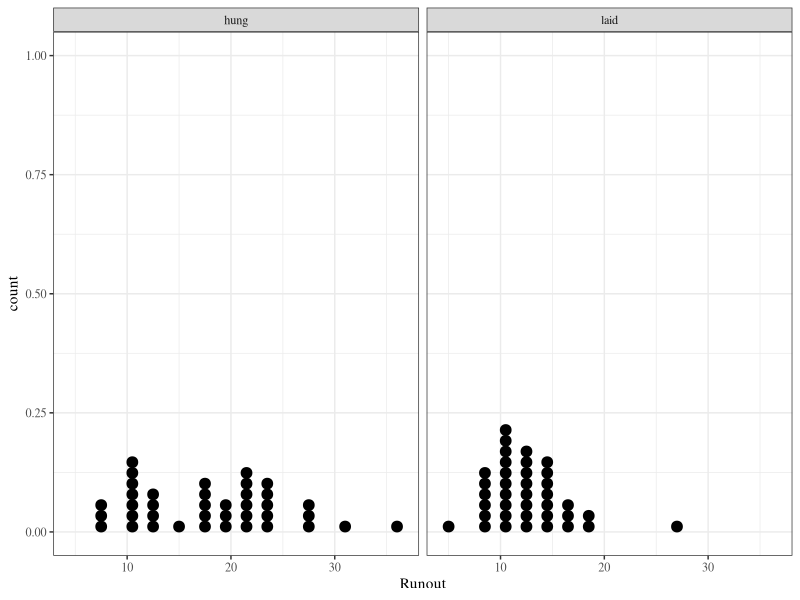
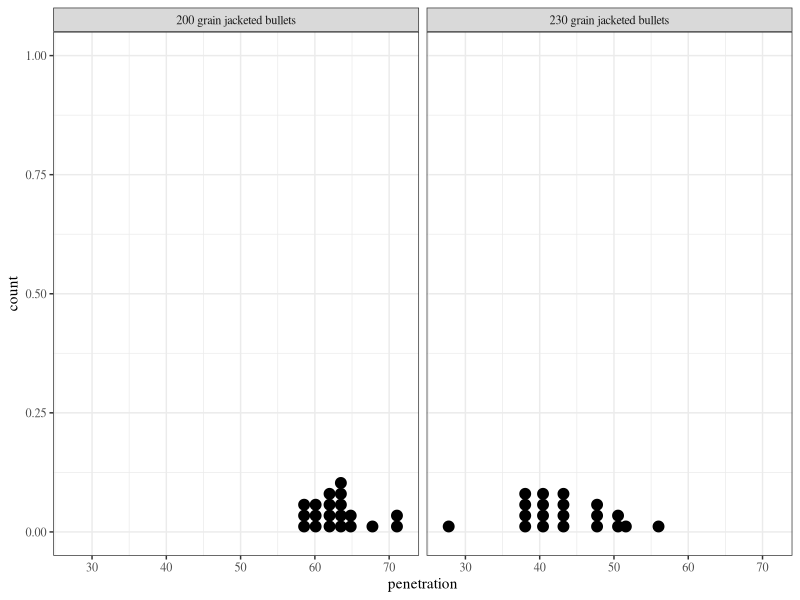
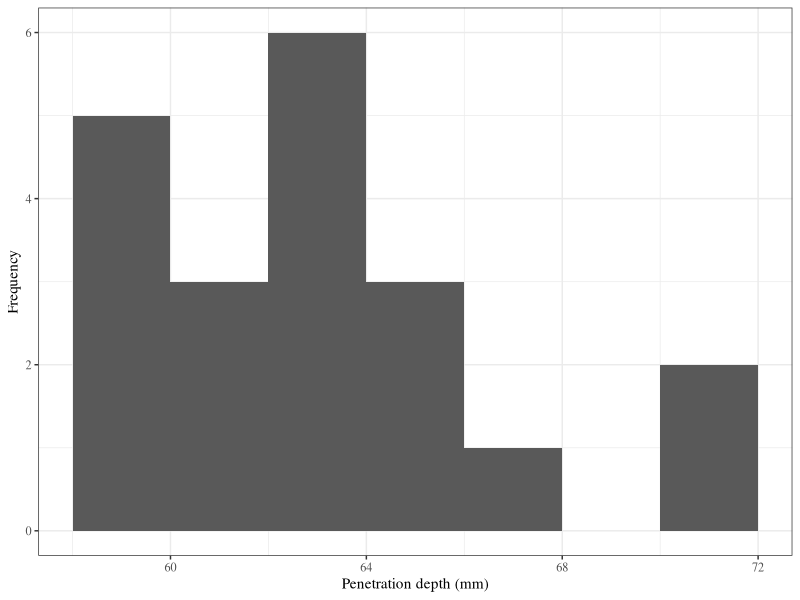
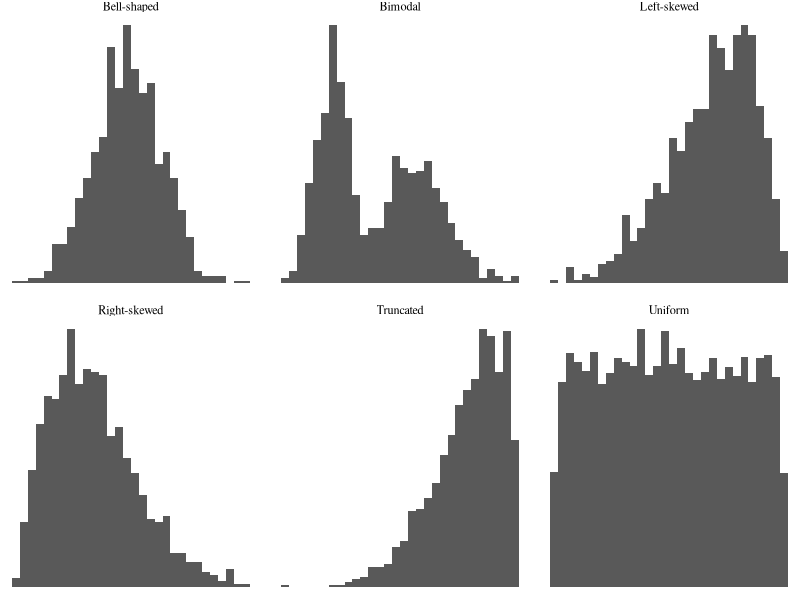
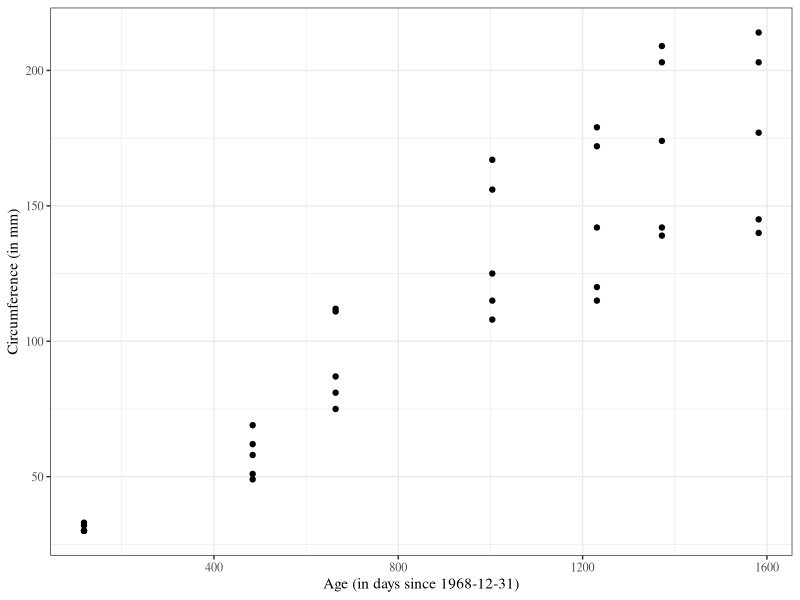
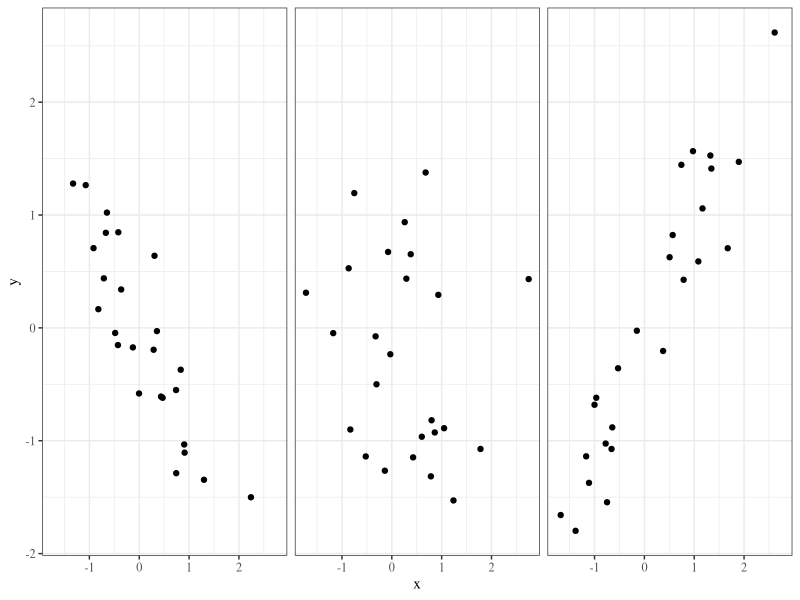
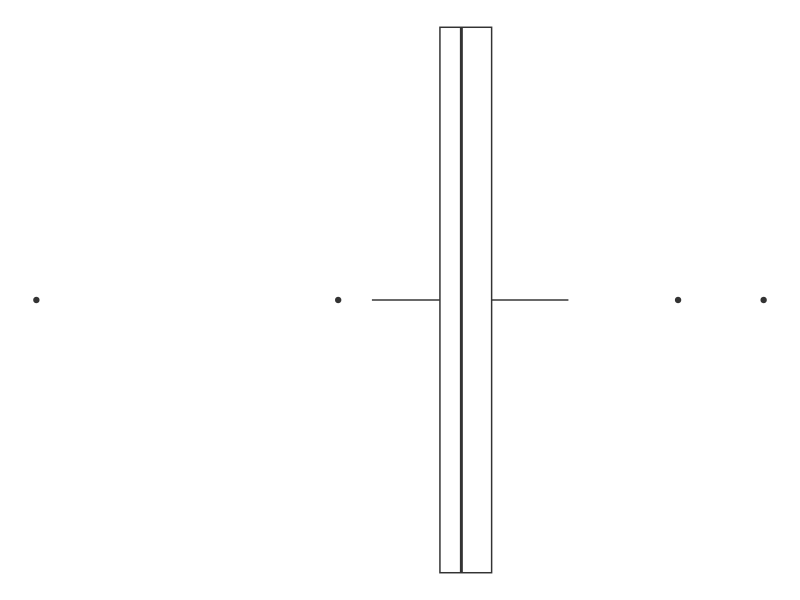

Write the R code that produced these figures, in order.
## ---- chunk 1
library(knitr)
library(tidyverse)
library(xtable)
library(MASS)

knitr::opts_chunk$set(echo=FALSE, message=FALSE, warning=FALSE, fig.height = 2)
theme_set(theme_bw(base_family = "serif"))

set.seed(305)
## ---- chunk 2
gears <- read_csv("../../data/gears.csv")
## ---- chunk 3
gears %>%
  ggplot() +
  geom_dotplot(aes(Runout)) +
  facet_wrap(~Arrangement)
## ---- chunk 4
bullets <- read_csv("../../data/bullets.csv")
## ---- chunk 5
bullets %>%
  mutate(grain = paste(grain, "grain jacketed bullets")) %>%
  group_by(grain) %>%
  summarise(Values = paste(penetration, collapse = ", ")) %>%
  spread(grain, Values) %>%
  xtable(align = c("c", "p{2in}", "p{2in}"), caption = "Bullet penetration depths (mm)") %>%
  print(include.rownames = FALSE)
## ---- chunk 6
bullets %>%
  mutate(grain = paste(grain, "grain jacketed bullets")) %>%
  ggplot() +
  geom_dotplot(aes(penetration)) +
  facet_wrap(~grain)
## ---- chunk 7
gears %>%
  group_by(Arrangement) %>%
  summarise(Values = paste(Runout, collapse = ", ")) %>%
  spread(Arrangement, Values) %>%
  xtable(align = c("c", "p{2in}", "p{2in}"), caption = "Thrust face runouts (.0001 in.)") %>%
  print(include.rownames = FALSE)
## ---- chunk 8
bullets %>%
  filter(grain == 200) %>%
  ggplot() +
  geom_histogram(aes(penetration), breaks = seq(58, 72, by = 2)) +
  xlab("Penetration depth (mm)") + ylab("Frequency")
## ---- chunk 9
shapes <- data.frame(shape = "Bell-shaped", data = rnorm(1000))
shapes %>%
  bind_rows(data.frame(shape = "Right-skewed", data = rbeta(1000, 2, 5))) %>%
  bind_rows(data.frame(shape = "Left-skewed", data = rbeta(1000, 5, 2))) %>%
  bind_rows(data.frame(shape = "Uniform", data = runif(10000))) %>%
  bind_rows(data.frame(shape = "Bimodal", data = c(rnorm(500), rnorm(500, 5, 2)))) %>%
  bind_rows(data.frame(shape = "Truncated", data = rnorm(2000)) %>% filter(data < 0)) -> shapes
                     
                  
shapes %>%
  ggplot() +
  geom_histogram(aes(data)) +
  facet_wrap(~shape, nrow = 2, scales = "free") +
  theme_void(base_family = "serif")

## ---- chunk 10
Orange %>%
  ggplot() +
  geom_point(aes(age, circumference)) +
  xlab("Age (in days since 1968-12-31)") + ylab("Circumference (in mm)")
## ---- chunk 11
data <- data.frame(relationship = "Positive", 
                   mvrnorm(25, c(0, 0), matrix(c(1, .9, .9, 1), nrow = 2)))
data %>%
  bind_rows(data.frame(relationship = "Negative", 
                   mvrnorm(25, c(0, 0), matrix(c(1, -.9, -.9, 1), nrow = 2)))) %>%
  bind_rows(data.frame(relationship = "No association", 
                   mvrnorm(25, c(0, 0), matrix(c(1, 0, 0, 1), nrow = 2)))) -> data

data %>%
  rename(x = X1, y = X2) %>%
  ggplot() +
  geom_point(aes(x, y)) +
  facet_wrap(~ relationship) +
  theme(strip.background = element_blank(),
       strip.text.x = element_blank())
## ---- chunk 12
office <- data.frame(Week = 1:15,
                     Attendance = c(0, 1, 4, 5, 40, 2, 5, 10, 7, 30, 0, 4, 3, 19, 60))

office %>%
  xtable(caption = "Weekly attendance in office hours for a semester.") %>%
  print(include.rownames = FALSE)
## ---- chunk 13
towels <- read_csv("../../data/towels.csv")
## ---- chunk 14
towels %>%
  xtable(caption = "Ten paper towls breaking strengths (in grams).") %>%
  print(include.rownames = FALSE)
## ---- chunk 15
x <- c(rnorm(100), 5, 7, -10)

qplot(1, x, geom="boxplot") + 
  coord_flip() +
  theme_void(base_family = "serif")
## ---- chunk 16
bullets %>% 
  filter(grain == 200) %>%
  dplyr::select(penetration) %>%
  arrange(penetration) %>% 
  rename(`200 grain bullets` = penetration) %>%
  mutate(i = 1:n(),
         `$\\frac{i-.5}{20}$` = (i -.5)/n()) %>%
  dplyr::select(2, 3, 1) %>%
  bind_cols(bullets %>% 
              filter(grain == 230) %>% 
              dplyr::select(penetration) %>% 
              arrange(penetration) %>% 
              rename(`230 grain bullets` = penetration)) %>%
  xtable(digits = 3, caption = "Quantiles of the bullet penetration depth distributions.") %>%
  print(include.rownames = FALSE, sanitize.text.function=function(x){x})
